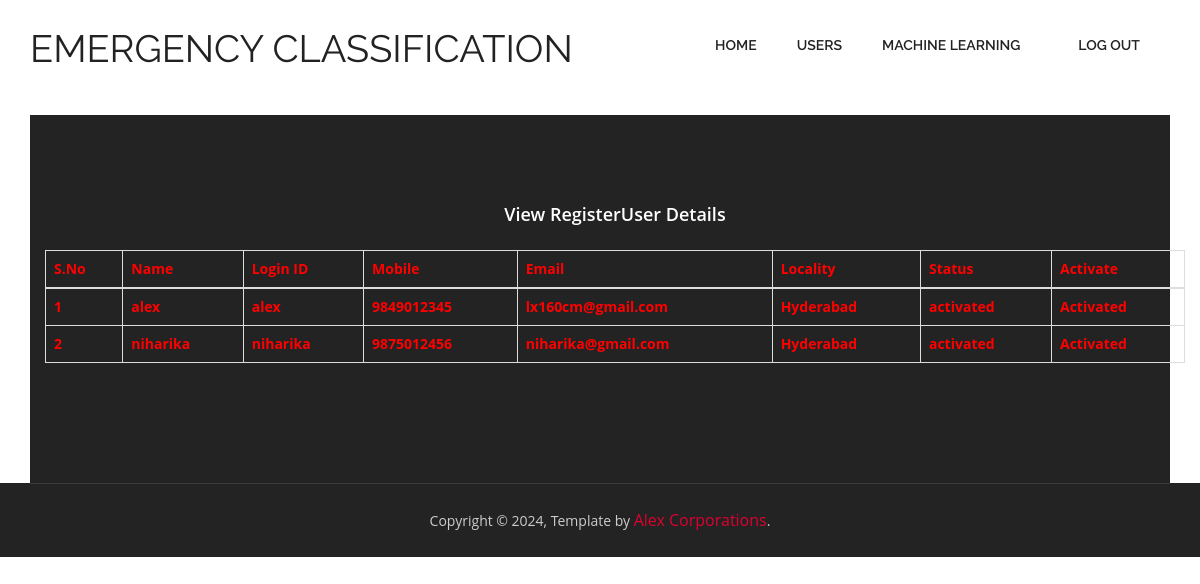
Page /ViewRegisteredUsers/ on the committed database.
### users/models.py (models this page shows, shortened)
class UserRegistrationModel(models.Model):
    name = models.CharField(max_length=100)
    loginid = models.CharField(unique=True, max_length=100)
    password = models.CharField(max_length=100)
    mobile = models.CharField(unique=True, max_length=100)
    email = models.CharField(unique=True, max_length=100)
    locality = models.CharField(max_length=100)
    address = models.CharField(max_length=1000)
    city = models.CharField(max_length=100)
    state = models.CharField(max_length=100)
    status = models.CharField(max_length=100)
    class Meta:
        db_table = 'UserRegistrations'

### admins/views.py (the view)
# urls.py: path("ViewRegisteredUsers/", admins.ViewRegisteredUsers, name="ViewRegisteredUsers"),
def ViewRegisteredUsers(request):
    data = UserRegistrationModel.objects.all()
    return render(request, 'admins/RegisteredUsers.html', {'data': data})

### assets/templates/admins/RegisteredUsers.html
{%extends 'admins/admin_base.html'%}
{%block contents%}
<section id="intro">
    <div class="container intro-text">
        <footer class="footer_wrapper" id="contact">
            <div class="container">
                <section class="page_section contact" id="contact">
                    <p>
                    <h3 align="center" style="color:white;">View RegisterUser Details</h3></p><br>
                    <table class="table table-bordered bg-light text-dark">
                        <thead>
                        <tr style="color:red;font-weight:bold;">
                            <th>S.No</th>
                            <th>Name</th>
                            <th>Login ID</th>
                            <th>Mobile</th>
                            <th>Email</th>
                            <th>Locality</th>
                            <th>Status</th>
                            <th>Activate</th>
                        </tr>
                        </thead>
                        <tbody>
                        {% for i in data %}
                        <tr style="color:red;font-weight:bold;">
                            <td>{{forloop.counter}}</td>
                            <td>{{i.name}}</td>
                            <td>{{i.loginid}}</td>
                            <td>{{i.mobile}}</td>
                            <td>{{i.email}}</td>
                            <td>{{i.locality}}</td>
                            <td>{{i.status}}</td>
                            {% if i.status == 'waiting' %}
                            <td><a class="btn-link" href="/AdminActivaUsers/?uid={{ i.id }}"
                                   style="color:DARKBLUE">Activate</a></td>
                            {% else %}
                            <td> Activated</td>
                            {% endif %}
                        </tr>
                        {% endfor %}
                        </tbody>
                    </table>
                </section>
            </div>
        </footer>
    </div>
</section>
{%endblock%}

### assets/templates/admins/admin_base.html (shortened to what this page needs)
{% load static %}
<!doctype html>
<html>
<head>
    <link href="{%static 'css/bootstrap.min.css'%}" rel="stylesheet" type="text/css">
    <link href="{%static 'css/style.css'%}" rel="stylesheet" type="text/css">
    <link href="{%static 'css/font-awesome.css'%}" rel="stylesheet" type="text/css">
    <link href="{%static 'css/animate.css'%}" rel="stylesheet" type="text/css">
</head>
<body>
<header id="header_wrapper">
    <div class="container">
        <div class="header_box">
            <div class="logo"><a href="#"><h2>Emergency Classification</h2></a></div>
            <nav class="navbar navbar-inverse" role="navigation">
                <div id="main-nav" class="collapse navbar-collapse navStyle">
                    <ul class="nav navbar-nav" id="mainNav">
                        <li><a href="{%url 'AdminHome'%}">Home</a></li>
                        <li><a href="{%url 'ViewRegisteredUsers'%}">Users</a></li>
                        <li><a href="{%url 'adminResults'%}">Machine Learning</a></li>
                        <li><a href="{%url 'index'%}">Log out</a></li>
                    </ul>
                </div>
            </nav>
        </div>
    </div>
</header>
{%block contents%}{%endblock%}
<footer class="footer_wrapper" id="contact">
    <div class="container">
        <div class="footer_bottom"><span>Copyright © 2024,    Template by <a
                href="#">Alex Corporations</a>. </span></div>
    </div>
</footer>
</body>
</html>

### assets/static/css/style.css (style rules this page uses)
ul { list-style: none; }
a, a:hover, a:active { outline: 0px !important; }
body { background: #fff; font-family: 'Open Sans', sans-serif; font-size: 14px; font-weight: normal; color: #888888; margin: 0; }
h2 { font-size: 38px; color: #222222; font-family: 'Raleway', sans-serif; font-weight: normal; margin: 0px 0 25px 0; text-align: center; text-transform: uppercase; }
h3 { font-family: 'Open Sans', sans-serif; font-weight: 600; color: #222222; font-size: 18px; margin: 0 0 5px 0; }
p { line-height: 24px; margin: 0; }
#header_wrapper { background: #ffffff; padding: 20px 0px; }
.header_box { position: relative; }
.logo { float: left; margin-top: 8px; position: relative; z-index: 2; }
.navbar-inverse { background-color: transparent; border-color: transparent; }
.navbar { border: 0px solid #fff; min-height: 40px; margin-bottom: 0px; }
.navbar-inverse .navbar-nav > li > a { color: #222; }
.navStyle { float: right; }
.navStyle ul { list-style: none; padding: 0px; }
.navStyle ul li { display: inline-block; margin: 0 5px; }
.navStyle ul li:first-child { ; }
.navStyle ul li:last-child { margin: 0 0 0 23px; }
.navStyle ul li a { display: block; font-size: 14px; color: #222222; font-family: 'Raleway', sans-serif; text-decoration: none; text-transform: uppercase; font-weight: 600; transition: all 0.2s ease-in-out; -moz-transition: all 0.2s ease-in-out; -webkit-transition: all 0.2s ease-in-out; }
.page_section.contact { padding: 90px 0 100px; }
.footer_wrapper { background: #232323; }
.footer_bottom { border-top: 1px solid #3C3A3A; padding: 25px 0; }
.footer_bottom span { display: block; font-size: 14px; color: #cccccc; text-align: center; }
.footer_bottom span a { display: inline-block; color: #df0031; font-size: 16px; transition: all 0.3s ease-in-out; -moz-transition: all 0.3s ease-in-out; -webkit-transition: all 0.3s ease-in-out; }

### rows in the picture
UserRegistrationModel: name "alex", loginid "alex", mobile "9849012345", email "lx160cm@gmail.com", locality "Hyderabad", status "activated", shows "Activated"
UserRegistrationModel: name "niharika", loginid "niharika", mobile "9875012456", email "niharika@gmail.com", locality "Hyderabad", status "activated", shows "Activated"
